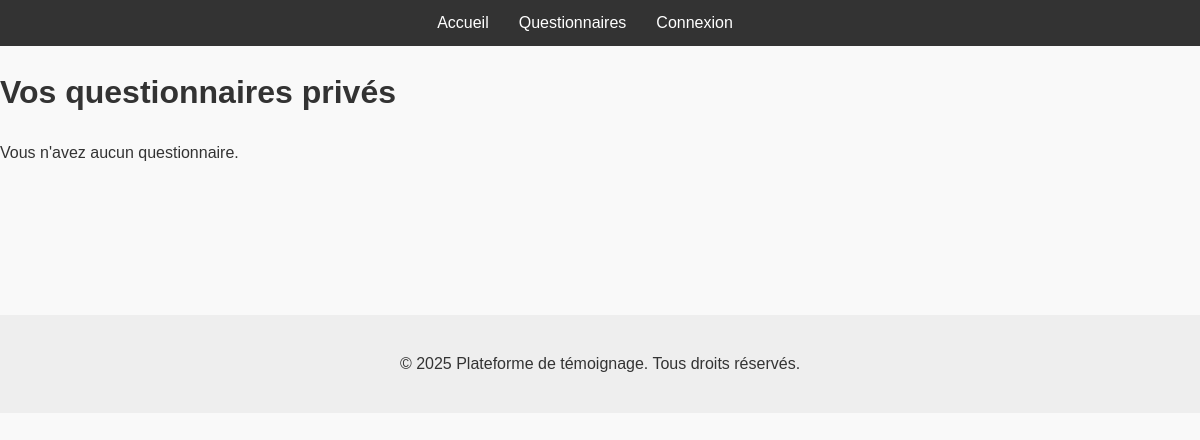
The page /questionnaires/prives/ (signed in) on the database as committed earlier.
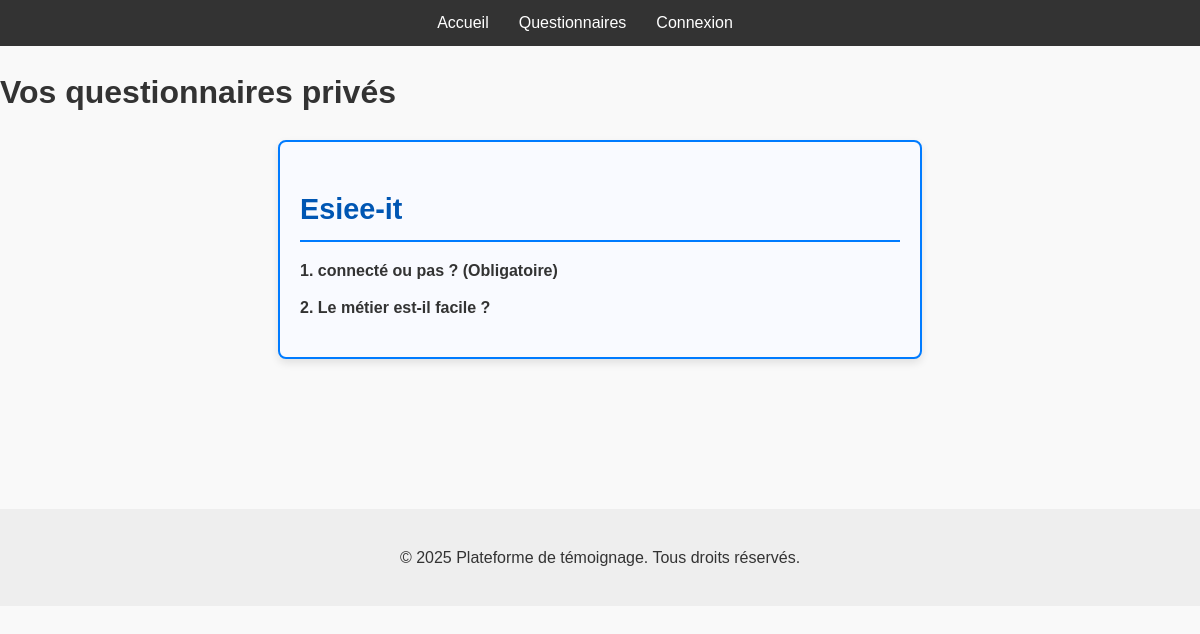
The same page on the database as committed later.
### Temoignages/models.py (models this page shows, shortened)
class Questionnaire(models.Model):
    titre = models.CharField(max_length=255)
    utilisateur = models.ForeignKey(
        User,
        on_delete=models.SET_NULL,
        null=True,
        blank=True,
        related_name='questionnaires'
    )
    date_creation = models.DateTimeField(auto_now_add=True)
    is_public = models.BooleanField(default=False)
    def __str__(self):
        return self.titre

class Question(models.Model):
    questionnaire = models.ForeignKey(Questionnaire, related_name='questions', on_delete=models.CASCADE)
    texte = models.CharField(max_length=500)
    is_required = models.BooleanField(default=True)

### Temoignages/views.py (the view)
# urls.py: path('questionnaires/prives/', views.questionnaires_prives, name='questionnaires_prives'),
@login_required
def questionnaires_prives(request):
    if not request.user.is_authenticated:
        return redirect('login')
    questionnaires = Questionnaire.objects.filter(utilisateur=request.user)
    print(f"Questionnaires pour {request.user}: {questionnaires}")
    return render(request, 'questionnaires_prives.html', {'questionnaires': questionnaires})

### templates/questionnaires_prives.html (shortened to what this page needs)
{% load static %}
<!DOCTYPE html>
<html lang="fr">
<head>
    <link rel="stylesheet" href="{% static 'css/style.css' %}">
</head>
<body>
    <nav class="navbar">
        <ul>
            <li><a href="{% url 'index' %}">Accueil</a></li>
            <li><a href="{% url 'questionnaires_prives' %}">Questionnaires</a></li>
            <li><a href="{% url 'login' %}">Connexion</a></li>
        </ul>
    </nav>
    <h1>Vos questionnaires privés</h1>
{% for q in questionnaires %}
  <div class="questionnaire-box">
    <h2 class="questionnaire-title">{{ q.titre }}</h2>
    {% if q.questions.count %}
      <ul class="questions-list">
        {% for question in q.questions.all %}
          <li class="question-item">
            {{ forloop.counter }}. {{ question.texte }} {% if question.is_required %}<strong>(Obligatoire)</strong>{% endif %}
          </li>
        {% endfor %}
      </ul>
    {% else %}
      <p>Aucune question.</p>
    {% endif %}
  </div>
{% empty %}
  <p>Vous n'avez aucun questionnaire.</p>
{% endfor %}
    <footer class="footer">
        <p>&copy; 2025 Plateforme de témoignage. Tous droits réservés.</p>
    </footer>
</body>
</html>

### Temoignages/static/css/style.css (style rules this page uses)
body { font-family: Arial, sans-serif; margin: 0; padding: 0; line-height: 1.6; background-color: #f9f9f9; color: #333; }
.navbar ul { list-style: none; display: flex; justify-content: center; background-color: #333; margin: 0; padding: 10px 0; }
.navbar li { margin: 0 15px; }
.navbar a { color: white; text-decoration: none; }
.footer { background-color: #eee; text-align: center; padding: 20px; margin-top: 150px; }

### templates/questionnaires_prives.html (style rules this page uses)
.questionnaire-box { border: 2px solid #007bff; border-radius: 8px; padding: 20px; max-width: 600px; background-color: #f9faff; box-shadow: 0 4px 8px rgba(0,0,0,0.1); margin: 20px auto; font-family: Arial, sans-serif; }
.questionnaire-title { font-size: 1.8em; margin-bottom: 15px; color: #0056b3; border-bottom: 2px solid #007bff; padding-bottom: 8px; }
.questions-list { display: flex; flex-direction: column; gap: 12px; list-style-type: none; padding-left: 0; }
.question-item { color: #333; font-weight: 600; }

Rows that differ between the two databases and show on the page:
added Questionnaire: titre "Esiee-it"
added Question: texte "connecté ou pas ?", is_required "(Obligatoire)"
added Question: texte "Le métier est-il facile ?"
Other text that changed with them:
text no longer shown: "Vous n'avez aucun questionnaire."
